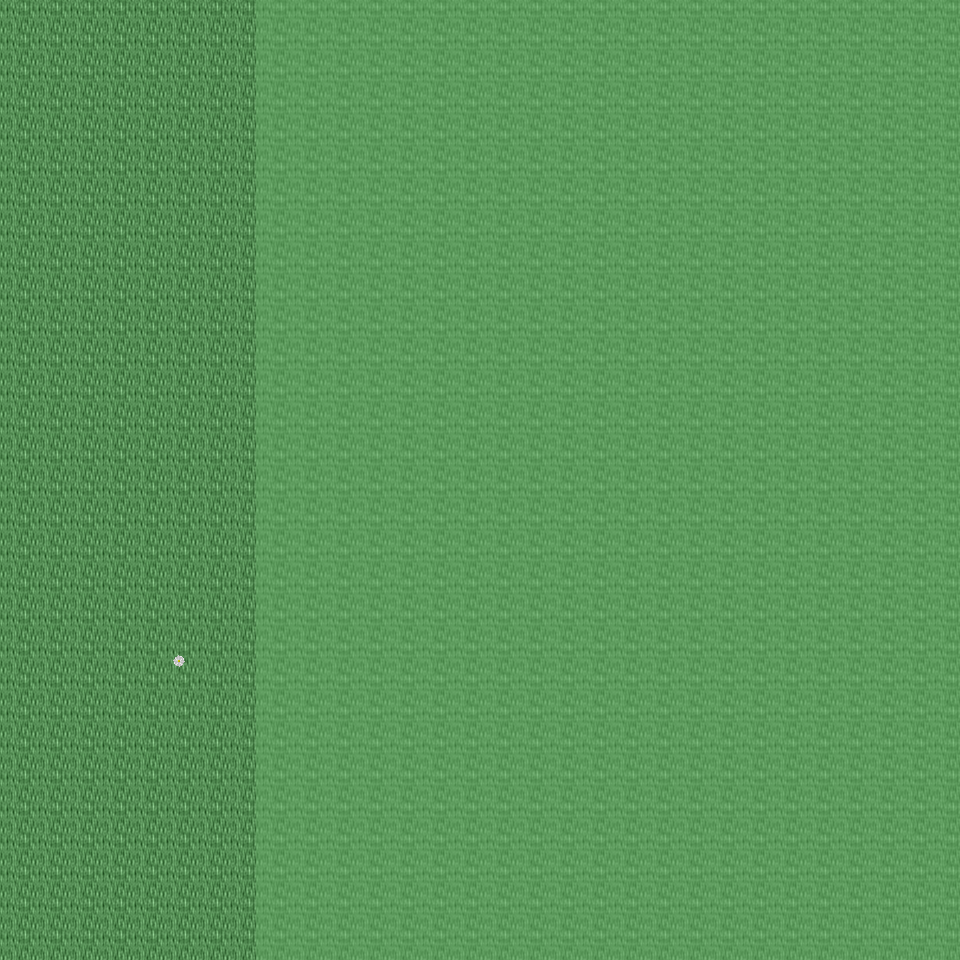

This game map was drawn from its Tiled (.tmx) file and the tilesets committed beside it. A one-line description and the trimmed map source follow:
An orthogonal 30x30 tile map with 32x32 px tiles, 6 tile layers (Ground, Object, Object2, Above, ...), 18 tilesets and 3 objects (3x mapchange).

<map version="1.0" orientation="orthogonal" renderorder="right-down" width="30" height="30" tilewidth="32" tileheight="32" nextobjectid="4">
  <tileset firstgid="1" name="tileset_ground_ground" tilewidth="32" tileheight="32" tilecount="33" columns="3">
    <image source="../drawable/tileset_ground_ground.png" width="96" height="352" />
  </tileset>
  <tileset firstgid="34" name="tileset_ground_grass_edges" tilewidth="32" tileheight="32" tilecount="36" columns="12">
    <image source="../drawable/tileset_ground_grass_edges.png" width="384" height="96" />
  </tileset>
  <tileset firstgid="70" name="tileset_ground_grass_corners" tilewidth="32" tileheight="32" tilecount="24" columns="6">
    <image source="../drawable/tileset_ground_grass_corners.png" width="192" height="128" />
  </tileset>
  <tileset firstgid="94" name="tileset_plant_grasses" tilewidth="32" tileheight="32" tilecount="6" columns="3">
    <image source="../drawable/tileset_plant_grasses.png" width="96" height="64" />
  </tileset>
  <tileset firstgid="100" name="tileset_plant_flower_daisy_blue" tilewidth="32" tileheight="32" tilecount="8" columns="2">
    <image source="../drawable/tileset_plant_flower_daisy_blue.png" width="64" height="128" />
  </tileset>
  <tileset firstgid="108" name="tileset_plant_flower_daisy_yellow" tilewidth="32" tileheight="32" tilecount="8" columns="2">
    <image source="../drawable/tileset_plant_flower_daisy_yellow.png" width="64" height="128" />
  </tileset>
  <tileset firstgid="116" name="tileset_plant_flower_daisy_red" tilewidth="32" tileheight="32" tilecount="8" columns="2">
    <image source="../drawable/tileset_plant_flower_daisy_red.png" width="64" height="128" />
  </tileset>
  <tileset firstgid="124" name="tileset_plant_flower_daisy_white" tilewidth="32" tileheight="32" tilecount="8" columns="2">
    <image source="../drawable/tileset_plant_flower_daisy_white.png" width="64" height="128" />
  </tileset>
  <tileset firstgid="132" name="tileset_logic_collision" tilewidth="32" tileheight="32" tilecount="1" columns="1">
    <image source="../drawable/tileset_logic_collision.png" width="32" height="32" />
  </tileset>
  <tileset firstgid="133" name="tileset_plant_tree_tree_green" tilewidth="32" tileheight="32" tilecount="88" columns="8">
    <image source="../drawable/tileset_plant_tree_tree_green.png" width="256" height="352" />
  </tileset>
  <tileset firstgid="221" name="tileset_object_tent" tilewidth="32" tileheight="32" tilecount="9" columns="3">
    <image source="../drawable/tileset_object_tent.png" width="96" height="96" />
  </tileset>
  <tileset firstgid="230" name="tileset_building_church" tilewidth="32" tileheight="32" tilecount="56" columns="8">
    <image source="../drawable/tileset_building_church.png" width="256" height="224" />
  </tileset>
  <tileset firstgid="286" name="tileset_item_statue_broken_green_column" tilewidth="32" tileheight="32" tilecount="2" columns="1">
    <image source="../drawable/tileset_item_statue_broken_green_column.png" width="32" height="64" />
  </tileset>
  <tileset firstgid="288" name="tileset_plant_tree_spruce" tilewidth="32" tileheight="32" tilecount="6" columns="2">
    <image source="../drawable/tileset_plant_tree_spruce.png" width="64" height="96" />
  </tileset>
  <tileset firstgid="294" name="tileset_plant_tree_pine_snowy" tilewidth="32" tileheight="32" tilecount="6" columns="2">
    <image source="../drawable/tileset_plant_tree_pine_snowy.png" width="64" height="96" />
  </tileset>
  <tileset firstgid="300" name="tileset_plant_tree_tree_blue" tilewidth="32" tileheight="32" tilecount="25" columns="5">
    <image source="../drawable/tileset_plant_tree_tree_blue.png" width="160" height="160" />
  </tileset>
  <tileset firstgid="325" name="tileset_ground_pothole" tilewidth="32" tileheight="32" tilecount="4" columns="4">
    <image source="../drawable/tileset_ground_pothole.png" width="128" height="32" />
  </tileset>
  <tileset firstgid="329" name="tileset_furniture_light_roots_lamp" tilewidth="32" tileheight="32" tilecount="6" columns="2">
    <image source="../drawable/tileset_furniture_light_roots_lamp.png" width="64" height="96" />
  </tileset>
  <layer name="Ground" width="30" height="30">
    <data>[900 cells, 900 non-empty, 1 distinct tile ids]</data>
  </layer>
  <layer name="Object" width="30" height="30">
    <data>[900 cells, 1 non-empty, 1 distinct tile ids]</data>
  </layer>
  <layer name="Object2" width="30" height="30">
    <data>[900 cells, 0 non-empty, 0 distinct tile ids]</data>
  </layer>
  <layer name="Above" width="30" height="30">
    <data>[900 cells, 660 non-empty, 9 distinct tile ids]</data>
  </layer>
  <layer name="Above2" width="30" height="30">
    <data>[900 cells, 0 non-empty, 0 distinct tile ids]</data>
  </layer>
  <layer name="Walkable" width="30" height="30">
    <data>[900 cells, 660 non-empty, 1 distinct tile ids]</data>
  </layer>
  <objectgroup name="MapEvents">
    <object id="1" name="north" type="mapchange" x="0" y="0" width="256" height="32">
      <properties>
        <property name="map" value="0_ados_mountain_n2_w2_x3_y1" />
        <property name="place" value="south" />
      </properties>
    </object>
    <object id="2" name="south" type="mapchange" x="0" y="928" width="256" height="32">
      <properties>
        <property name="map" value="0_ados_mountain_n2_w2_x3_y3" />
        <property name="place" value="north" />
      </properties>
    </object>
    <object id="3" name="west" type="mapchange" x="0" y="0" width="32" height="960">
      <properties>
        <property name="map" value="0_ados_mountain_n2_w2_x2_y2" />
        <property name="place" value="east" />
      </properties>
    </object>
  </objectgroup>
</map>
